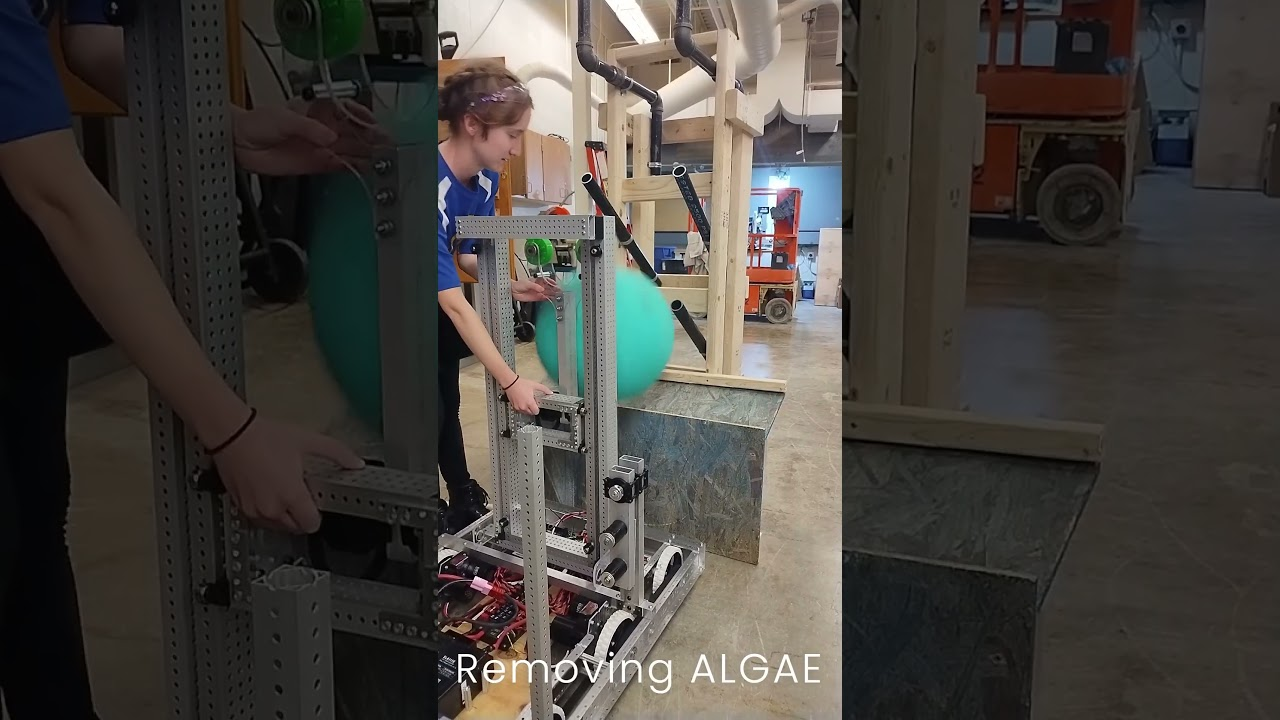
#> input picture limelight/python/ball-imgs/images (4).jpg, 1280 x 720 px, found by its file name
$ python get-images.py
#> lines starting #> are read from the running program, lines starting #| are printed output that depends on the picture; after the words box and inside, x2 and y2 are one past the last pixel; in counts of white or black regions, pixels touching at a corner belong together
#> further down, image is the input picture: shape (720, 1280, 3); mean B, G, R 61.4, 66.2, 69.9
import cv2
import numpy as np

# Function to detect the algae game object in an image
def detect_algae(image):
    # Convert the image to HSV color space
    hsv = cv2.cvtColor(image, cv2.COLOR_BGR2HSV)
#> hsv: shape (720, 1280, 3); mean H, S, V 39.3, 56.1, 73.4

    # Approximate algae color in HSV -- might need some playing around with in person
    lower_ball = np.array([80, 50, 60])     # Lower bound for algae ball color
    upper_ball = np.array([100, 255, 255])
 # Upper bound for algae ball color

    # Apply Gaussian Blur to reduce noise
    blurred = cv2.GaussianBlur(hsv, (9, 9), 0)
#> blurred: shape (720, 1280, 3); mean H, S, V 39.3, 56.1, 73.4

    # Create a mask for the ball color
    mask = cv2.inRange(blurred, lower_ball, upper_ball)
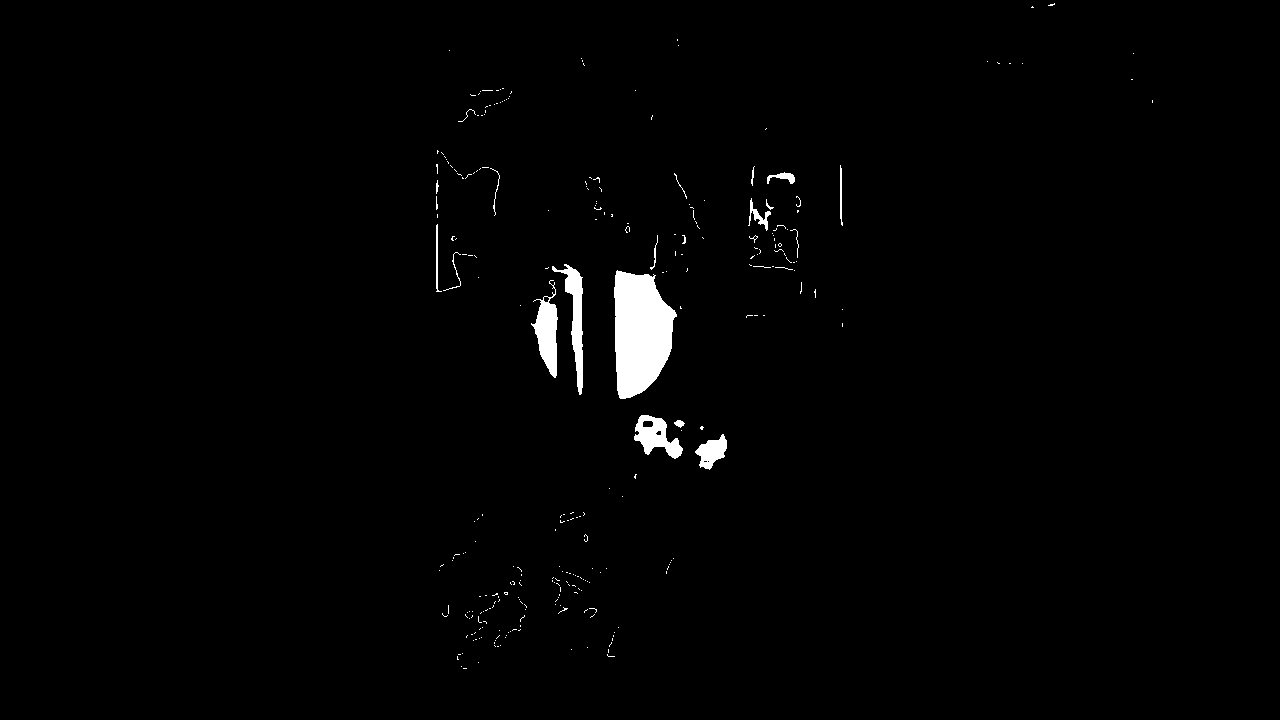
#> mask: shape (720, 1280); 1.3% white; 289 white regions (269 under 20 px), largest, box (x1, y1, x2, y2) and area: (614, 270, 677, 399) 5913, (531, 280, 558, 378) 1306, (552, 264, 583, 395) 1280

    # Apply morphological operations to reduce noise
    mask = cv2.erode(mask, None, iterations=2)
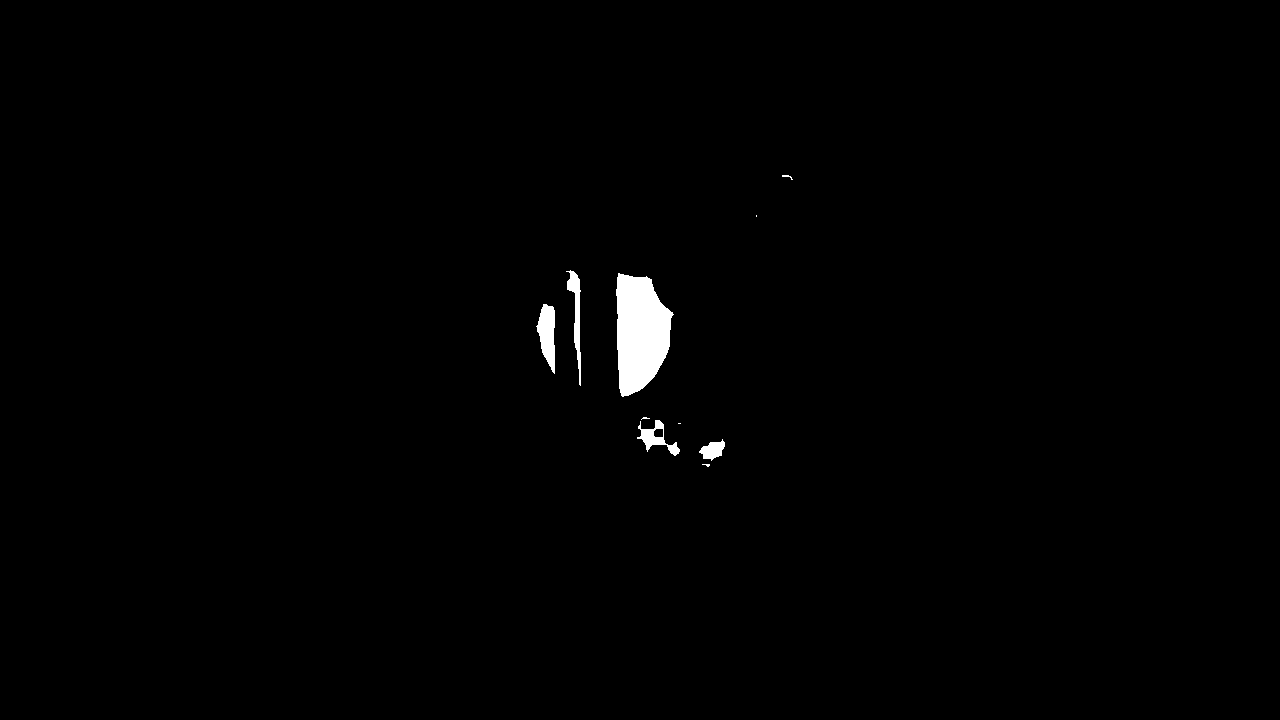
#> mask: shape (720, 1280); 0.82% white; 10 white regions (4 under 20 px), largest, box (x1, y1, x2, y2) and area: (616, 273, 674, 397) 5150, (536, 304, 555, 374) 847, (566, 270, 581, 386) 629, (637, 420, 680, 456) 520, (699, 439, 725, 461) 328, (782, 175, 793, 180) 21
    mask = cv2.dilate(mask, None, iterations=2)
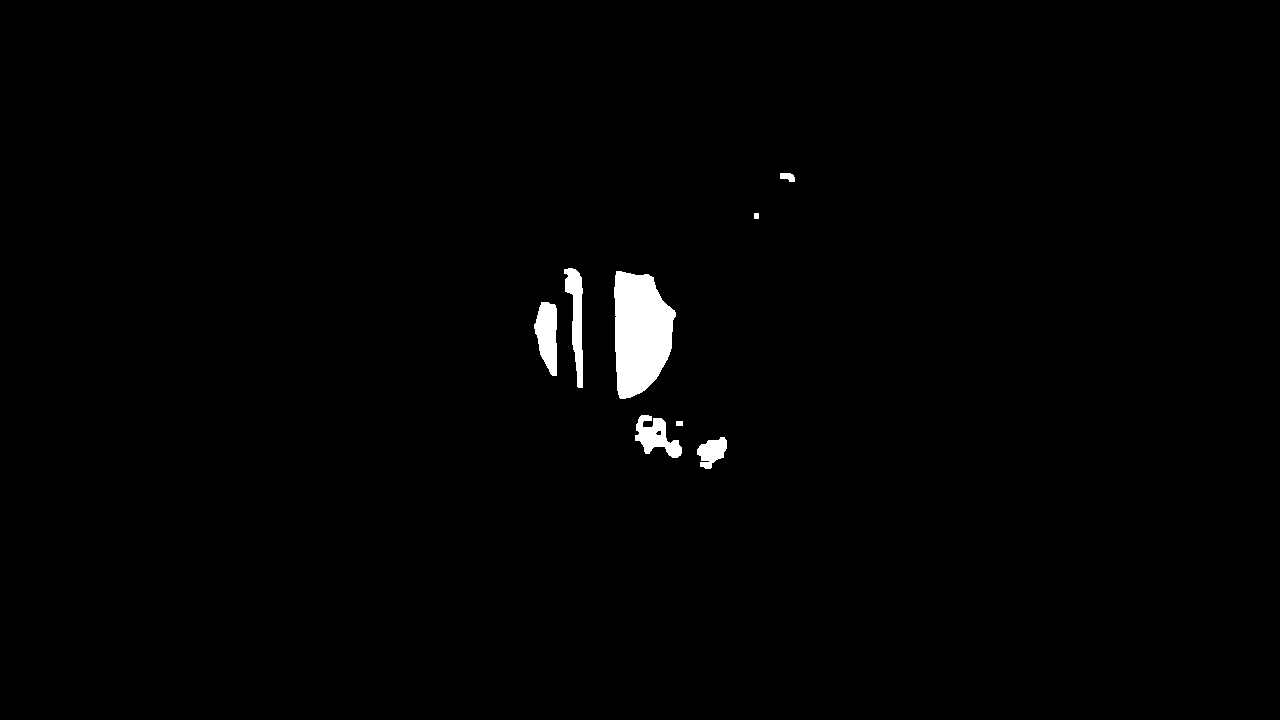
#> mask: shape (720, 1280); 1.1% white; 8 white regions

    # Find contours in the mask
    contours, _ = cv2.findContours(mask, cv2.RETR_EXTERNAL, cv2.CHAIN_APPROX_SIMPLE)
#> contours = 8 contours; box (x1, y1, x2, y2) and area: (614, 271, 676, 399) 5750, (534, 302, 557, 376) 1142, (564, 268, 583, 388) 1060, (635, 415, 682, 458) 974, (697, 437, 727, 469) 550, (780, 173, 795, 182) 80, (676, 421, 683, 426) 24, (754, 213, 759, 219) 20

    algae_count = 1  # Initialize the algae count
    for contour in contours:

        # Calculate the area and circularity of the largest contour
        area = cv2.contourArea(contour)
        perimeter = cv2.arcLength(contour, True)
        circularity = 4 * np.pi * (area / (perimeter * perimeter)) if perimeter > 0 else 0
        print(f"Circularity: {circularity}\nArea: {area}\nAlgae: {algae_count}\n")
        # Ignore small contours or those that are not circular
        if area > 500 and circularity > 0.3:
            # Approximate the contour to a circle
            ((x, y), radius) = cv2.minEnclosingCircle(contour)

            if radius > 10:
                # Draw the circle on the original image
                cv2.circle(image, (int(x), int(y)), int(radius), (255, 0, 255), 2)
                cv2.putText(image, f"{algae_count}", (int(x) - 20, int(y) - 20), cv2.FONT_HERSHEY_SIMPLEX, 0.6, (255, 0, 0), 2)
                algae_count += 1
#> this loop made 8 passes
#> (area, perimeter, circularity, x, y, radius) on passes 1, 4, 5: (550.5, 122.2, 0.463, 712, 451.5, 18.82), (1141.5, 173.8, 0.475, 548.5, 338.5, 37.26), (5749.5, 334.9, 0.644, 626.2, 334.2, 64.06)
#> (area, perimeter, circularity) on passes 3, 6, 8: (974, 208.7, 0.281), (1059.5, 268.2, 0.185), (80.5, 41.07, 0.6)
#> (printed output is left out)
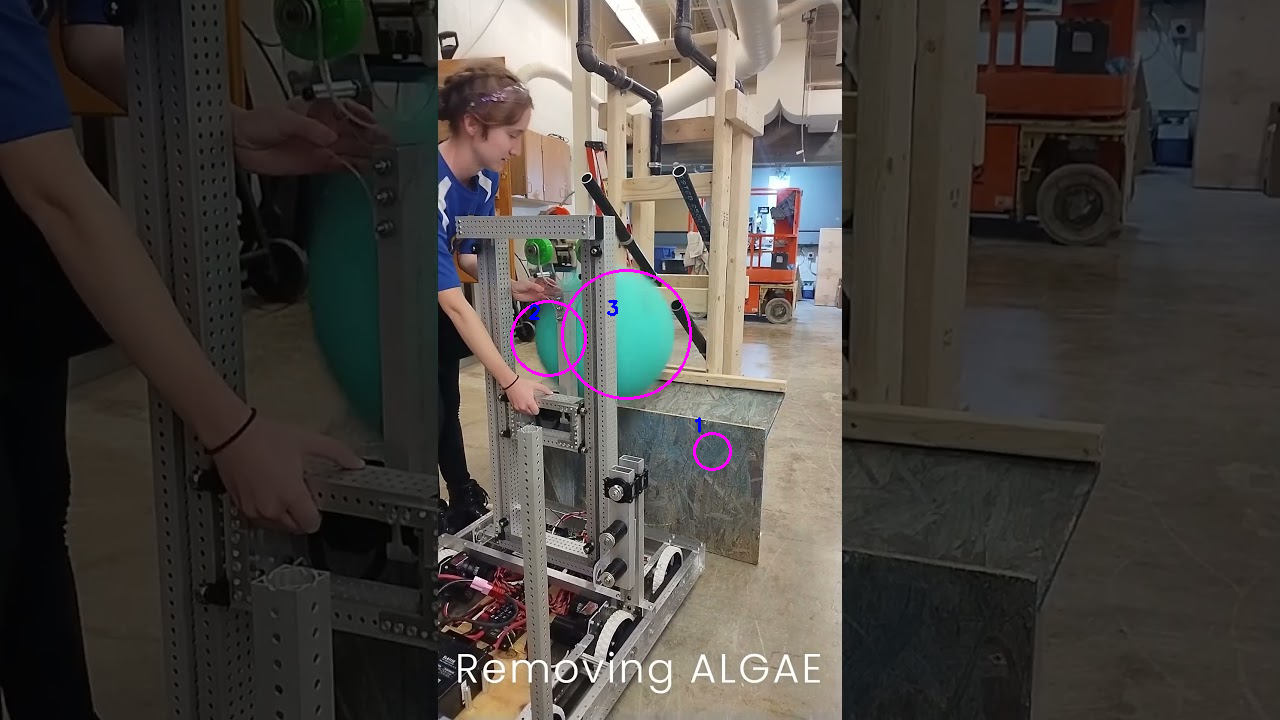
#> image: shape (720, 1280, 3); 0.26% of pixels changed, all inside (x1, y1, x2, y2) = (510, 269, 732, 471)
#> after the loop, algae_count = 4

    return image, mask

# Load the image
image_path = r"C:\Users\fence\Desktop\FRC\2025-7476-Reefscape\limelight\python\ball-imgs\images (4).jpg" # change img (#) to test different images
image = cv2.imread(image_path)

# Check if image was successfully loaded
if image is None:
    print("Error: Could not load image.")
else:
    # Detect the ball in the image
    processed_image, mask = detect_algae(image)

    # Display the processed image
    cv2.imshow("Ball Detection", processed_image)
    cv2.imshow("Mask", mask)

    # Wait until a key is pressed, then close the windows
    cv2.waitKey(0)
    cv2.destroyAllWindows()

$ run again, with limelight/python/ball-imgs/images (2).jpg copied over limelight/python/ball-imgs/images (4).jpg
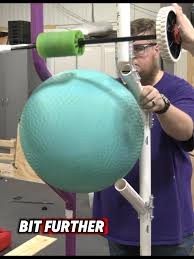
#> input picture limelight/python/ball-imgs/images (2).jpg, 194 x 259 px, found by its file name
#> image is the input picture: shape (259, 194, 3); mean B, G, R 122.2, 124.7, 117.8
#> hsv: shape (259, 194, 3); mean H, S, V 65.5, 69.3, 136.8
#> blurred: shape (259, 194, 3); mean H, S, V 65.5, 69.3, 136.8
#> in detect_algae, `mask = cv2.dilate(mask, None, iterations=2)`:
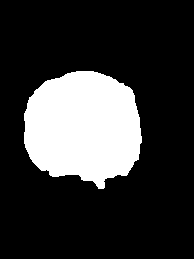
#> mask: shape (259, 194); 21.3% white; 1 white region
#> contours = 1 contour; box (x1, y1, x2, y2) and area: (24, 71, 142, 189) 10539
#> the loop in detect_algae, `for contour in contours:` made 1 pass
#> (area, perimeter, circularity, x, y, radius, algae_count) on pass 1: (10539, 413.2, 0.776, 82.93, 129.2, 62.84, 2)
#> (printed output is left out)
#> after the loop in detect_algae, `for contour in contours:`:
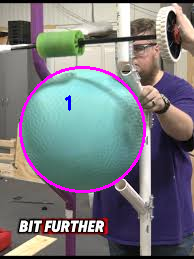
#> image: shape (259, 194, 3); 2.42% of pixels changed, all inside (x1, y1, x2, y2) = (19, 66, 146, 193)
#> after the loop in detect_algae, `for contour in contours:`: algae_count = 2
